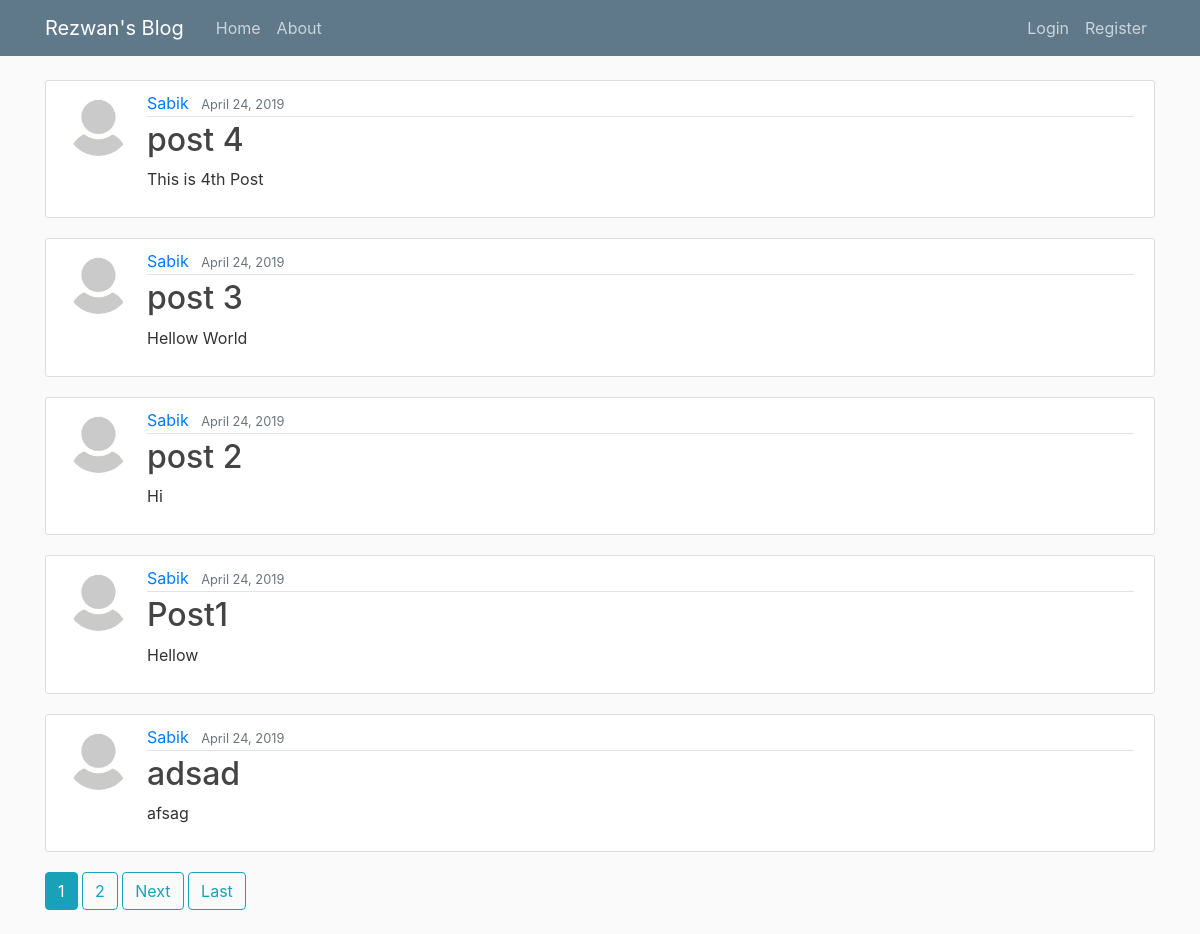
The page / on the database its author committed.
### blog/models.py (models this page shows, shortened)
class Post(models.Model):
    title = models.CharField(max_length=100)
    content = models.TextField()
    date_posted = models.DateTimeField(default=timezone.now)
    author = models.ForeignKey(User, on_delete= models.CASCADE)

### users/models.py (models this page shows, shortened)
class Profile(models.Model):
    user = models.OneToOneField(User, on_delete=models.CASCADE)
    image = models.ImageField(default='default.jpg', upload_to='profile_pics')

### blog/views.py (the view)
# urls.py: path('', PostListView.as_view(), name='blog-home'),
class PostListView(ListView):
    model = Post
    template_name= 'blog/home.html'
    context_object_name = 'posts'
    ordering= ['-date_posted']
    paginate_by = 5

### blog/templates/blog/home.html (shortened to what this page needs)
{% extends "blog/base.html" %}
{% block content %}
    {% for post in posts %}
    <article class="media content-section">
      <img class="rounded-circle article-img" src="{{ post.author.profile.image.url }}">
            <div class="media-body">
              <div class="article-metadata">
                <a class="mr-2" href="{% url 'user-posts' post.author.username %}">{{ post.author }}</a>
                <small class="text-muted">{{ post.date_posted| date:"F d, Y" }}</small>
              </div>
              <h2><a class="article-title" href="{% url 'post-detail' post.id %}">{{ post.title }}</a></h2>
              <p class="article-content">{{ post.content }}</p>
            </div>
    </article>
    {% endfor %}
    {% if is_paginated %}
      {% for num in page_obj.paginator.page_range %}
        {% if page_obj.number == num %}
          <a class="btn btn-info mb-4" href="?page= {{ num }}">{{ num }}</a>
        {% elif num > page_obj.number|add:'-3' and num < page_obj.number|add:'3' %}
          <a class="btn btn-outline-info mb-4" href="?page= {{ num }}"> {{ num }} </a>
        {% endif %}
      {% endfor %}
      {% if page_obj.has_next %}
        <a class="btn btn-outline-info mb-4" href="?page={{ page_obj.next_page_number }}">Next</a>
        <a class="btn btn-outline-info mb-4" href="?page={{ page_obj.paginator.num_pages }}">Last</a>
      {% endif %}
    {% endif %}
{% endblock content %}

### blog/templates/blog/base.html (shortened to what this page needs)
{% load static %}
<!DOCTYPE html>
<html>
<head>
        <link rel="stylesheet" href="https://maxcdn.bootstrapcdn.com/bootstrap/4.0.0/css/bootstrap.min.css">
        <link rel="stylesheet" type="text/css" href="{% static 'blog/main.css' %}">
</head>
<body>
        <header class="site-header">
                <nav class="navbar navbar-expand-md navbar-dark bg-steel fixed-top">
                  <div class="container">
                    <a class="navbar-brand mr-4" href="{% url 'blog-home' %}">Rezwan's Blog</a>
                    <div class="collapse navbar-collapse" id="navbarToggle">
                      <div class="navbar-nav mr-auto">
                        <a class="nav-item nav-link" href="{% url 'blog-home' %}">Home</a>
                        <a class="nav-item nav-link" href="{% url 'blog-about' %}">About</a>
                      </div>
                      <div class="navbar-nav">
                        {% if user.is_authenticated %}
                        <a class="nav-item nav-link" href="{% url 'post-create' %}">New Post</a>
                        <a class="nav-item nav-link" href="{% url 'profile' %}">Profile</a>
                        <a class="nav-item nav-link" href="{% url 'logout' %}">Logout</a>
                        {% else %}
                          <a class="nav-item nav-link" href="{% url 'login' %}">Login</a>
                          <a class="nav-item nav-link" href="{% url 'register' %}">Register</a>
                        {% endif %}
                      </div>
                    </div>
                  </div>
                </nav>
              </header>
              <main role="main" class="container">
                    <div class="row">
                      <div class="col-md-12">
                        {% block content %}{% endblock %}
                      </div>
                    </div>
                  </main>
</body>
</html>

### blog/static/blog/main.css (style rules this page uses)
body { background: #fafafa; color: #333333; margin-top: 5rem; }
h1, h2, h3, h4, h5, h6 { color: #444444; }
.bg-steel { background-color: #5f788a; }
.site-header .navbar-nav .nav-link { color: #cbd5db; }
.content-section { background: #ffffff; padding: 10px 20px; border: 1px solid #dddddd; border-radius: 3px; margin-bottom: 20px; }
.article-title { color: #444444; }
.article-content { white-space: pre-line; }
.article-img { height: 65px; width: 65px; margin-right: 16px; }
.article-metadata { padding-bottom: 1px; margin-bottom: 4px; border-bottom: 1px solid #e3e3e3 }

### rows shown on the page
Post: author.profile.image (placeholder picture), author "Sabik", date_posted "April 24, 2019", title "post 4", content "This is 4th Post"
Post: author.profile.image (placeholder picture), author "Sabik", date_posted "April 24, 2019", title "post 3", content "Hellow World"
Post: author.profile.image (placeholder picture), author "Sabik", date_posted "April 24, 2019", title "post 2", content "Hi"
Post: author.profile.image (placeholder picture), author "Sabik", date_posted "April 24, 2019", title "Post1", content "Hellow"
Post: author.profile.image (placeholder picture), author "Sabik", date_posted "April 24, 2019", title "adsad", content "afsag"

### other values the page prints
{{ num }} "1"
{{ num }} "2"
